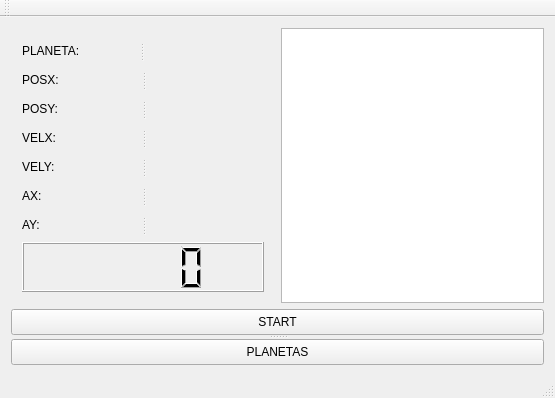
<?xml version="1.0" encoding="UTF-8"?>
<ui version="4.0">
 <class>MainWindow</class>
 <widget class="QMainWindow" name="MainWindow">
  <property name="geometry">
   <rect>
    <x>0</x>
    <y>0</y>
    <width>555</width>
    <height>398</height>
   </rect>
  </property>
  <property name="windowTitle">
   <string>MainWindow</string>
  </property>
  <widget class="QWidget" name="centralWidget">
   <property name="sizePolicy">
    <sizepolicy hsizetype="Expanding" vsizetype="Expanding">
     <horstretch>0</horstretch>
     <verstretch>0</verstretch>
    </sizepolicy>
   </property>
   <layout class="QVBoxLayout" name="verticalLayout">
    <item>
     <layout class="QGridLayout" name="gridLayout_2">
      <item row="1" column="0" colspan="2">
       <widget class="QSplitter" name="splitter_9">
        <property name="orientation">
         <enum>Qt::Vertical</enum>
        </property>
        <widget class="QPushButton" name="start">
         <property name="sizePolicy">
          <sizepolicy hsizetype="Expanding" vsizetype="Expanding">
           <horstretch>0</horstretch>
           <verstretch>0</verstretch>
          </sizepolicy>
         </property>
         <property name="maximumSize">
          <size>
           <width>16777215</width>
           <height>26</height>
          </size>
         </property>
         <property name="text">
          <string>START</string>
         </property>
        </widget>
        <widget class="QPushButton" name="senal">
         <property name="maximumSize">
          <size>
           <width>16777215</width>
           <height>26</height>
          </size>
         </property>
         <property name="text">
          <string>PLANETAS</string>
         </property>
        </widget>
       </widget>
      </item>
      <item row="0" column="0">
       <widget class="QSplitter" name="splitter_8">
        <property name="sizePolicy">
         <sizepolicy hsizetype="Expanding" vsizetype="Expanding">
          <horstretch>0</horstretch>
          <verstretch>0</verstretch>
         </sizepolicy>
        </property>
        <property name="orientation">
         <enum>Qt::Vertical</enum>
        </property>
        <widget class="QWidget" name="layoutWidget">
         <layout class="QGridLayout" name="gridLayout">
          <item row="3" column="0">
           <widget class="QSplitter" name="splitter_4">
            <property name="orientation">
             <enum>Qt::Horizontal</enum>
            </property>
            <widget class="QLabel" name="label_7">
             <property name="maximumSize">
              <size>
               <width>120</width>
               <height>23</height>
              </size>
             </property>
             <property name="text">
              <string>VELX:              </string>
             </property>
            </widget>
            <widget class="QLabel" name="VXA">
             <property name="minimumSize">
              <size>
               <width>68</width>
               <height>23</height>
              </size>
             </property>
             <property name="maximumSize">
              <size>
               <width>120</width>
               <height>16777215</height>
              </size>
             </property>
             <property name="text">
              <string/>
             </property>
            </widget>
           </widget>
          </item>
          <item row="1" column="0">
           <widget class="QSplitter" name="splitter_2">
            <property name="orientation">
             <enum>Qt::Horizontal</enum>
            </property>
            <widget class="QLabel" name="label_3">
             <property name="maximumSize">
              <size>
               <width>120</width>
               <height>23</height>
              </size>
             </property>
             <property name="text">
              <string>POSX:             </string>
             </property>
            </widget>
            <widget class="QLabel" name="PXA">
             <property name="minimumSize">
              <size>
               <width>68</width>
               <height>23</height>
              </size>
             </property>
             <property name="maximumSize">
              <size>
               <width>120</width>
               <height>16777215</height>
              </size>
             </property>
             <property name="text">
              <string/>
             </property>
            </widget>
           </widget>
          </item>
          <item row="7" column="0">
           <widget class="QLCDNumber" name="lcdNumber"/>
          </item>
          <item row="0" column="0">
           <widget class="QSplitter" name="splitter">
            <property name="orientation">
             <enum>Qt::Horizontal</enum>
            </property>
            <widget class="QLabel" name="label">
             <property name="sizePolicy">
              <sizepolicy hsizetype="Expanding" vsizetype="Expanding">
               <horstretch>0</horstretch>
               <verstretch>0</verstretch>
              </sizepolicy>
             </property>
             <property name="maximumSize">
              <size>
               <width>120</width>
               <height>23</height>
              </size>
             </property>
             <property name="text">
              <string>PLANETA:</string>
             </property>
            </widget>
            <widget class="QLabel" name="PA">
             <property name="minimumSize">
              <size>
               <width>63</width>
               <height>23</height>
              </size>
             </property>
             <property name="maximumSize">
              <size>
               <width>120</width>
               <height>23</height>
              </size>
             </property>
             <property name="text">
              <string/>
             </property>
            </widget>
           </widget>
          </item>
          <item row="6" column="0">
           <widget class="QSplitter" name="splitter_7">
            <property name="orientation">
             <enum>Qt::Horizontal</enum>
            </property>
            <widget class="QLabel" name="label_13">
             <property name="maximumSize">
              <size>
               <width>120</width>
               <height>23</height>
              </size>
             </property>
             <property name="text">
              <string>AY:                 </string>
             </property>
            </widget>
            <widget class="QLabel" name="AYA">
             <property name="minimumSize">
              <size>
               <width>68</width>
               <height>23</height>
              </size>
             </property>
             <property name="maximumSize">
              <size>
               <width>120</width>
               <height>16777215</height>
              </size>
             </property>
             <property name="text">
              <string/>
             </property>
            </widget>
           </widget>
          </item>
          <item row="2" column="0">
           <widget class="QSplitter" name="splitter_3">
            <property name="orientation">
             <enum>Qt::Horizontal</enum>
            </property>
            <widget class="QLabel" name="label_5">
             <property name="maximumSize">
              <size>
               <width>120</width>
               <height>23</height>
              </size>
             </property>
             <property name="text">
              <string>POSY:             </string>
             </property>
            </widget>
            <widget class="QLabel" name="PYA">
             <property name="minimumSize">
              <size>
               <width>68</width>
               <height>23</height>
              </size>
             </property>
             <property name="maximumSize">
              <size>
               <width>120</width>
               <height>16777215</height>
              </size>
             </property>
             <property name="text">
              <string/>
             </property>
            </widget>
           </widget>
          </item>
          <item row="4" column="0">
           <widget class="QSplitter" name="splitter_5">
            <property name="orientation">
             <enum>Qt::Horizontal</enum>
            </property>
            <widget class="QLabel" name="label_8">
             <property name="maximumSize">
              <size>
               <width>120</width>
               <height>23</height>
              </size>
             </property>
             <property name="text">
              <string>VELY:             </string>
             </property>
            </widget>
            <widget class="QLabel" name="VYA">
             <property name="minimumSize">
              <size>
               <width>68</width>
               <height>23</height>
              </size>
             </property>
             <property name="maximumSize">
              <size>
               <width>120</width>
               <height>16777215</height>
              </size>
             </property>
             <property name="text">
              <string/>
             </property>
            </widget>
           </widget>
          </item>
          <item row="5" column="0">
           <widget class="QSplitter" name="splitter_6">
            <property name="orientation">
             <enum>Qt::Horizontal</enum>
            </property>
            <widget class="QLabel" name="label_11">
             <property name="maximumSize">
              <size>
               <width>120</width>
               <height>23</height>
              </size>
             </property>
             <property name="text">
              <string>AX:                   </string>
             </property>
            </widget>
            <widget class="QLabel" name="AXA">
             <property name="minimumSize">
              <size>
               <width>68</width>
               <height>23</height>
              </size>
             </property>
             <property name="maximumSize">
              <size>
               <width>120</width>
               <height>16777215</height>
              </size>
             </property>
             <property name="text">
              <string/>
             </property>
            </widget>
           </widget>
          </item>
         </layout>
        </widget>
       </widget>
      </item>
      <item row="0" column="1">
       <widget class="QGraphicsView" name="graphicsView">
        <property name="sizePolicy">
         <sizepolicy hsizetype="Expanding" vsizetype="Expanding">
          <horstretch>0</horstretch>
          <verstretch>0</verstretch>
         </sizepolicy>
        </property>
       </widget>
      </item>
     </layout>
    </item>
   </layout>
  </widget>
  <widget class="QMenuBar" name="menuBar">
   <property name="geometry">
    <rect>
     <x>0</x>
     <y>0</y>
     <width>555</width>
     <height>20</height>
    </rect>
   </property>
  </widget>
  <widget class="QToolBar" name="mainToolBar">
   <attribute name="toolBarArea">
    <enum>TopToolBarArea</enum>
   </attribute>
   <attribute name="toolBarBreak">
    <bool>false</bool>
   </attribute>
  </widget>
  <widget class="QStatusBar" name="statusBar"/>
 </widget>
 <layoutdefault spacing="6" margin="11"/>
 <resources/>
 <connections/>
</ui>
